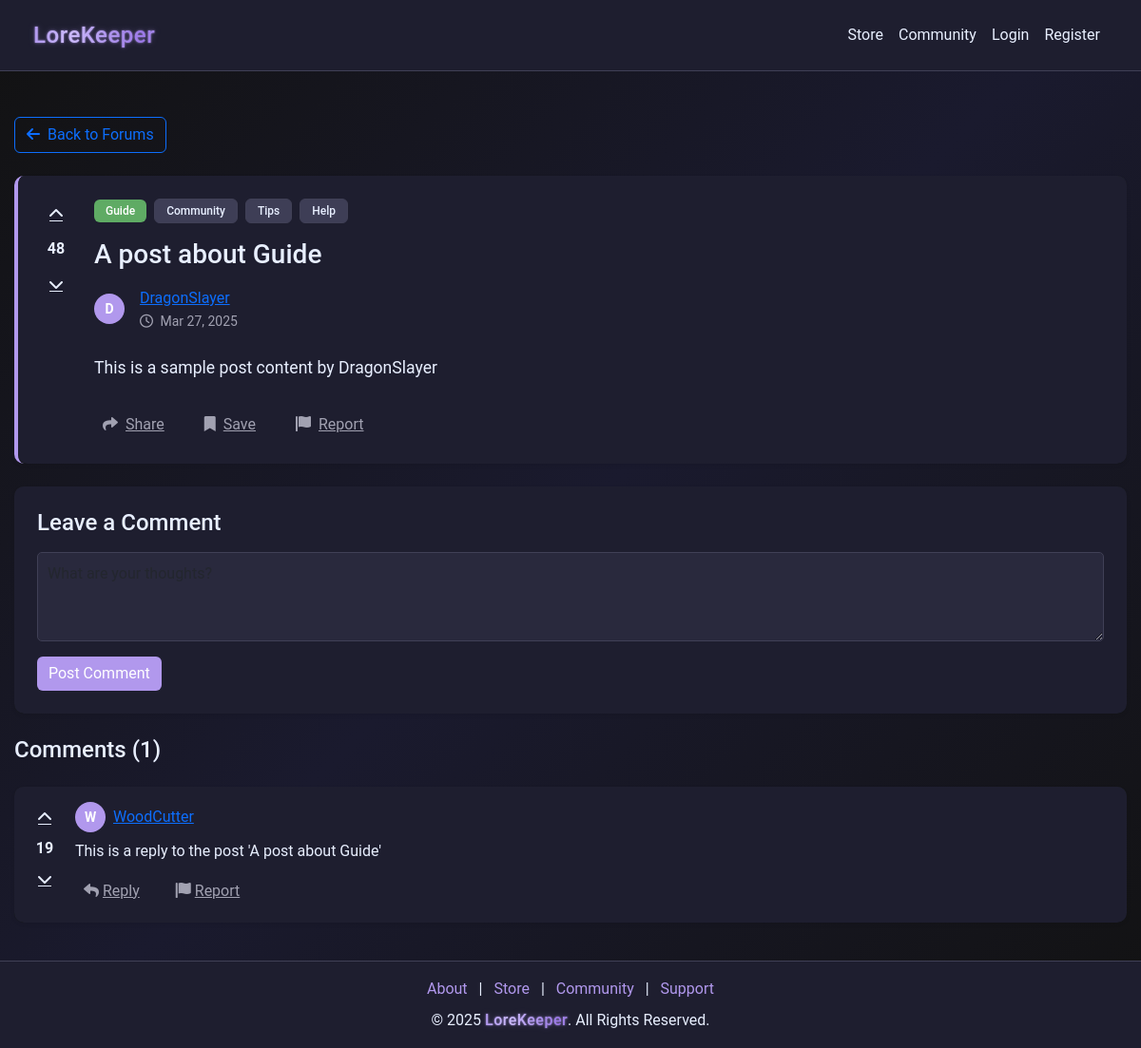
The page /taverns/post/1 on the database as committed earlier.
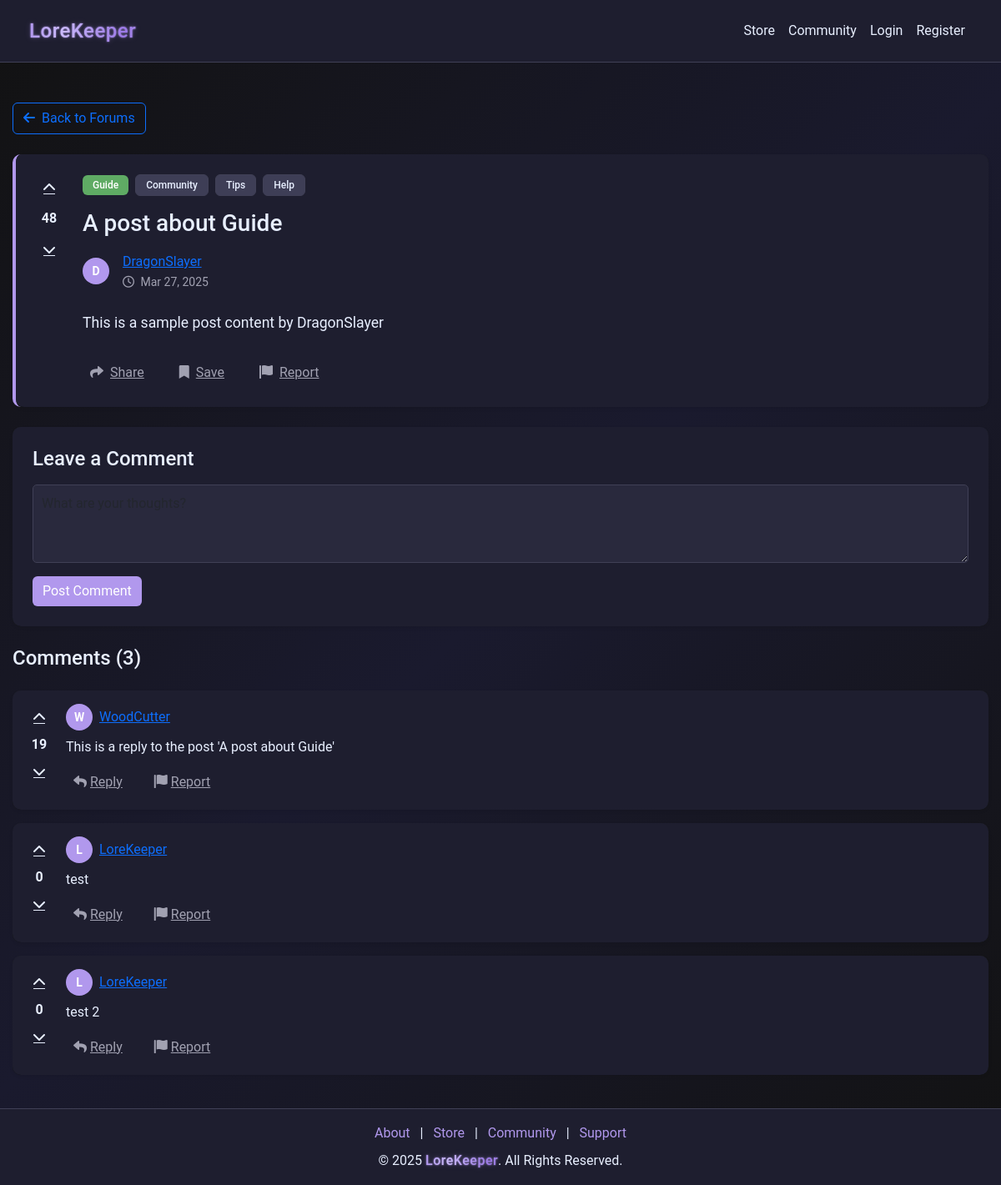
The same page on the database as committed later.
### models.py (models this page shows)
class CommunityPost(db.Model):
    __tablename__ = "community_posts"
    id = db.Column(db.Integer, primary_key=True)
    creator_id = db.Column(
        db.Integer, db.ForeignKey("users.id"), nullable=False, index=True
    )
    title = db.Column(db.String(255), nullable=False)
    content = db.Column(db.Text, nullable=False)
    category = db.Column(db.String(255), nullable=False)
    parent_id = db.Column(
        db.Integer, db.ForeignKey("community_posts.id"), nullable=True
    )
    tags = db.Column(db.String(255))
    upvotes = db.Column(db.Integer, default=0)
    downvotes = db.Column(db.Integer, default=0)
    created_at = db.Column(db.DateTime, default=datetime.utcnow)
    replies = db.relationship(
        "CommunityReply", back_populates="post", lazy=True, cascade="all, delete-orphan"
    )
    creator = db.relationship("User", back_populates="community_posts")

class User(db.Model):
    __tablename__ = "users"
    id = db.Column(db.Integer, primary_key=True)
    username = db.Column(db.String(64), nullable=False, index=True)
    email = db.Column(db.String(128), unique=True, nullable=False, index=True)
    password = db.Column(db.String(128), nullable=False)
    bio = db.Column(db.String(256), default="")
    privilege_id = db.Column(db.Integer, db.ForeignKey("privileges.id"), default=1)
    created_at = db.Column(db.DateTime, default=datetime.utcnow)
    status = db.Column(db.String(64), default="Active", index=True)
    balance = db.Column(db.Integer, default=0)
    pending_balance = db.Column(db.Integer, default=0)
    purchases = db.relationship(
        "Purchase", back_populates="user", lazy=True, cascade="all, delete-orphan"
    )
    subscription = db.relationship(
        "Subscription", back_populates="user", lazy=True, cascade="all, delete-orphan"
    )
    received_transactions = db.relationship(
        "Receipt", foreign_keys="Receipt.receiver_id", back_populates="receiver"
    )
    tickets = db.relationship("SupportTicket", back_populates="user")
    responses = db.relationship("SupportTicketResponse", back_populates="responder")
    balance_logs = db.relationship("TransactionLog", back_populates="user")
    game_states = db.relationship("GameState", back_populates="user")
    grindstone_items = db.relationship("GrindStoneItem", back_populates="user")
    community_posts = db.relationship("CommunityPost", back_populates="creator")
    community_replies = db.relationship("CommunityReply", back_populates="creator")

class CommunityReply(db.Model):
    __tablename__ = "community_replys"
    id = db.Column(db.Integer, primary_key=True)
    creator_id = db.Column(
        db.Integer, db.ForeignKey("users.id"), nullable=False, index=True
    )
    post_id = db.Column(
        db.Integer, db.ForeignKey("community_posts.id"), nullable=False, index=True
    )
    content = db.Column(db.Text, nullable=False)
    upvotes = db.Column(db.Integer, default=0)
    downvotes = db.Column(db.Integer, default=0)
    created_at = db.Column(db.DateTime, default=datetime.utcnow)
    post = db.relationship("CommunityPost", back_populates="replies")
    creator = db.relationship("User", back_populates="community_replies")

### routes/route_taverns.py (the view)
@taverns_bp.route("/post/<int:post_id>")
def view_post(post_id):
    try:
        post = CommunityPost.query.get_or_404(post_id)
        creator = User.query.get(post.creator_id)
        post.creator_username = creator.username if creator else "Unknown User"
        comments = (
            db.session.query(CommunityReply, User.username)
            .join(User, CommunityReply.creator_id == User.id)
            .filter(CommunityReply.post_id == post_id)
            .all()
        )
        formatted_comments = []
        for comment, username in comments:
            comment_dict = {
                "id": comment.id,
                "content": comment.content,
                "user_id": comment.creator_id,
                "username": username,
                "upvotes": comment.upvotes,
                "downvotes": comment.downvotes,
                "created_at": comment.created_at,
            }
            formatted_comments.append(comment_dict)
        return render_template(
            "taverns/taverns_view_post.html",
            post=post,
            comments=formatted_comments,
        )
    except Exception as e:
        print(f"Error in view_post: {e}")
        raise 500

### templates/taverns/taverns_view_post.html (shortened to what this page needs)
{% extends "nav_footer_template.html" %}
{% block content %}
<div class="content-wrapper">
    <div class="container py-4">
        <div class="mb-4">
            <a href="/taverns" class="btn btn-outline-primary">
                <i class="fas fa-arrow-left me-2"></i>Back to Forums
            </a>
        </div>
        <div class="card bg-dark border-0 shadow-sm mb-4 post-main-card">
            <div class="card-body p-4">
                <div class="d-flex align-items-start">
                    <div class="vote-controls me-4 d-flex flex-column align-items-center">
                        <button class="btn btn-link text-light p-1 vote-btn" title="Upvote">
                            <i class="fas fa-chevron-up"></i>
                        </button>
                        <div class="vote-count fw-bold my-2">{{ post.upvotes - post.downvotes }}</div>
                        <button class="btn btn-link text-light p-1 vote-btn" title="Downvote">
                            <i class="fas fa-chevron-down"></i>
                        </button>
                    </div>
                    <div class="flex-grow-1">
                        <div class="d-flex align-items-center mb-3">
                            <span class="badge bg-success me-2">{{ post.category }}</span>
                            {% for tag in post.tags.split(",") %}
                            <span class="badge bg-secondary me-2">{{ tag.capitalize() }}</span>
                            {% endfor %}
                        </div>
                        <h1 class="h3 mb-3">{{ post.title }}</h1>
                        <div class="d-flex align-items-center mb-4">
                            <div class="avatar-circle-sm me-3">
                                <span class="avatar-initials">{{ post.creator_username[0]|upper }}</span>
                            </div>
                            <div>
                                <a href="/user/{{ post.creator_id }}" class="text-primary post-author">{{ post.creator_username }}</a>
                                <div class="text-muted small">
                                    <i class="far fa-clock me-1"></i>
                                    <span class="post-date">{{ post.created_at|format_date }}</span>
                                </div>
                            </div>
                        </div>
                        <div class="post-content mb-4">
                            {{ post.content|safe }}
                        </div>
                        <div class="post-actions d-flex align-items-center">
                            <button class="btn btn-link text-muted p-0 me-4 post-action-btn">
                                <i class="fas fa-share me-2"></i>Share
                            </button>
                            <button class="btn btn-link text-muted p-0 me-4 post-action-btn">
                                <i class="fas fa-bookmark me-2"></i>Save
                            </button>
                            <button class="btn btn-link text-muted p-0 post-action-btn">
                                <i class="fas fa-flag me-2"></i>Report
                            </button>
                        </div>
                    </div>
                </div>
            </div>
        </div>
        <div class="comments-section">
            <div class="card bg-dark border-0 shadow-sm mb-4">
                <div class="card-body p-4">
                    <h4 class="mb-3">Leave a Comment</h4>
                    <form id="commentForm" method="POST" action="/taverns/api/post/{{ post.id }}/reply">
                        <div class="mb-3">
                            <textarea class="form-control bg-dark text-light" name="comment" rows="3" placeholder="What are your thoughts?"></textarea>
                        </div>
                        <button type="submit" class="btn btn-primary">Post Comment</button>
                    </form>
                </div>
            </div>
            <h4 class="mb-4">Comments ({{ comments|length }})</h4>
            {% for comment in comments %}
            <div class="card bg-dark border-0 shadow-sm mb-3 comment-card">
                <div class="card-body p-3">
                    <div class="d-flex">
                        <div class="vote-controls me-3 d-flex flex-column align-items-center">
                            <button class="btn btn-link text-light p-1 vote-btn" title="Upvote">
                                <i class="fas fa-chevron-up"></i>
                            </button>
                            <div class="vote-count fw-bold my-1">{{ comment.upvotes - comment.downvotes }}</div>
                            <button class="btn btn-link text-light p-1 vote-btn" title="Downvote">
                                <i class="fas fa-chevron-down"></i>
                            </button>
                        </div>
                        <div class="flex-grow-1">
                            <div class="d-flex align-items-center mb-2">
                                <div class="avatar-circle-sm me-2">
                                    <span class="avatar-initials">{{ comment.username[0]|upper }}</span>
                                </div>
                                <div>
                                    <a href="/user/{{ comment.user_id }}" class="text-primary post-author">{{ comment.username }}</a>
                                </div>
                            </div>
                            <div class="comment-content mb-2">
                                {{ comment.content }}
                            </div>
                            <div class="comment-actions">
                                <button class="btn btn-link text-muted p-0 me-3 post-action-btn">
                                    <i class="fas fa-reply me-1"></i>Reply
                                </button>
                                <button class="btn btn-link text-muted p-0 post-action-btn">
                                    <i class="fas fa-flag me-1"></i>Report
                                </button>
                            </div>
                        </div>
                    </div>
                </div>
            </div>
            {% endfor %}
        </div>
    </div>
</div>
{% endblock %}

### templates/nav_footer_template.html (shortened to what this page needs)
<!doctype html>
<html lang="en">
  <head>
    <link
      href="https://cdn.jsdelivr.net/npm/bootstrap@5.3.0-alpha3/dist/css/bootstrap.min.css"
      rel="stylesheet"
    />
    <link
      rel="stylesheet"
      href="https://cdnjs.cloudflare.com/ajax/libs/font-awesome/6.0.0/css/all.min.css"
    />
    <link
      href="{{ url_for('static', filename='css/style.css') }}"
      rel="stylesheet"
    />
  </head>
  <body>
    <nav class="navbar navbar-expand-lg navbar-dark">
      <div class="container">
        <a class="navbar-brand glow" href="/">LoreKeeper</a>
        <div class="collapse navbar-collapse" id="navbarNav">
          <ul class="navbar-nav ms-auto">
            <li class="nav-item">
              <a
                class="nav-link {{ 'active' if request.path == '/store' }}"
                href="/store"
                >Store</a
              >
            </li>
            <li class="nav-item">
              <a
                class="nav-link {{ 'active' if request.path.startswith('/taverns') }}"
                href="/taverns"
                >Community</a
              >
            </li>
            {% if session.get('user_id') %}
            {% if session.get('privilege_id') == 2 or
            session.get('privilege_id') == 999 %}
            <li class="nav-item dropdown">
              <a
                class="nav-link dropdown-toggle"
                href="#"
                id="vendorDropdown"
                role="button"
                data-bs-toggle="dropdown"
                aria-expanded="false"
              >
                Vendor
              </a>
              <ul class="dropdown-menu dropdown-menu-dark" aria-labelledby="vendorDropdown">
                <li>
                  <a class="dropdown-item" href="/vendor/dashboard"
                    >Dashboard</a
                  >
                </li>
              </ul>
            </li>
            {% endif %}
            {% if session.get('privilege_id') >= 998 %}
            <li class="nav-item dropdown">
              <a
                class="nav-link dropdown-toggle"
                href="#"
                id="adminDropdown"
                role="button"
                data-bs-toggle="dropdown"
                aria-expanded="false"
              >
                Management
              </a>
              <ul class="dropdown-menu dropdown-menu-dark" aria-labelledby="adminDropdown">
                <li>
                  <a
                    class="dropdown-item"
                    href="{{ url_for('moderator_dashboard') }}"
                    >Moderation Dashboard</a
                  >
                </li>
                {% if session.get('privilege_id') == 999 %}
                <li>
                  <hr class="dropdown-divider" />
                </li>
                <li>
                  <a
                    class="dropdown-item"
                    href="{{ url_for('admin_dashboard') }}"
                    >Admin Dashboard</a
                  >
                </li>
                {% endif %}
              </ul>
            </li>
            {% endif %}
            <li class="nav-item dropdown">
              <a
                class="nav-link dropdown-toggle"
                href="#"
                id="userDropdown"
                role="button"
                data-bs-toggle="dropdown"
                aria-expanded="false"
              >
                {{ session['username'] }}
              </a>
              <ul class="dropdown-menu dropdown-menu-dark" aria-labelledby="userDropdown">
                <li><a class="dropdown-item" href="/account">My Account</a></li>
                <li><a class="dropdown-item" href="/support">Support</a></li>
                <li>
                  <hr class="dropdown-divider" />
                </li>
                <li>
                  <a class="dropdown-item text-danger" href="/logout">Logout</a>
                </li>
              </ul>
            </li>
            {% else %}
            <li class="nav-item">
              <a class="nav-link" href="/login">Login</a>
            </li>
            <li class="nav-item">
              <a class="nav-link" href="/register">Register</a>
            </li>
            {% endif %}
          </ul>
        </div>
      </div>
    </nav>
    <div class="content-wrapper">{% block content %}{% endblock %}</div>
    <footer class="text-center text-light py-3">
      <div class="container">
        <div class="footer-links mb-2">
          <a href="/about" class="mx-2">About</a> |
          <a href="/store" class="mx-2">Store</a> |
          <a href="/taverns" class="mx-2">Community</a> |
          <a href="/support" class="mx-2">Support</a>
        </div>
        <p class="mb-0">
          © 2025 <span class="glow">LoreKeeper</span>. All Rights Reserved.
        </p>
      </div>
    </footer>
  </body>
</html>

Rows that differ between the two databases and show on the page:
added CommunityReply: upvotes "0", username "L", username "LoreKeeper", content "test"
added CommunityReply: upvotes "0", username "L", username "LoreKeeper", content "test 2"
Other text that changed with them:
{{ comments|length }}: "1" → "3"
